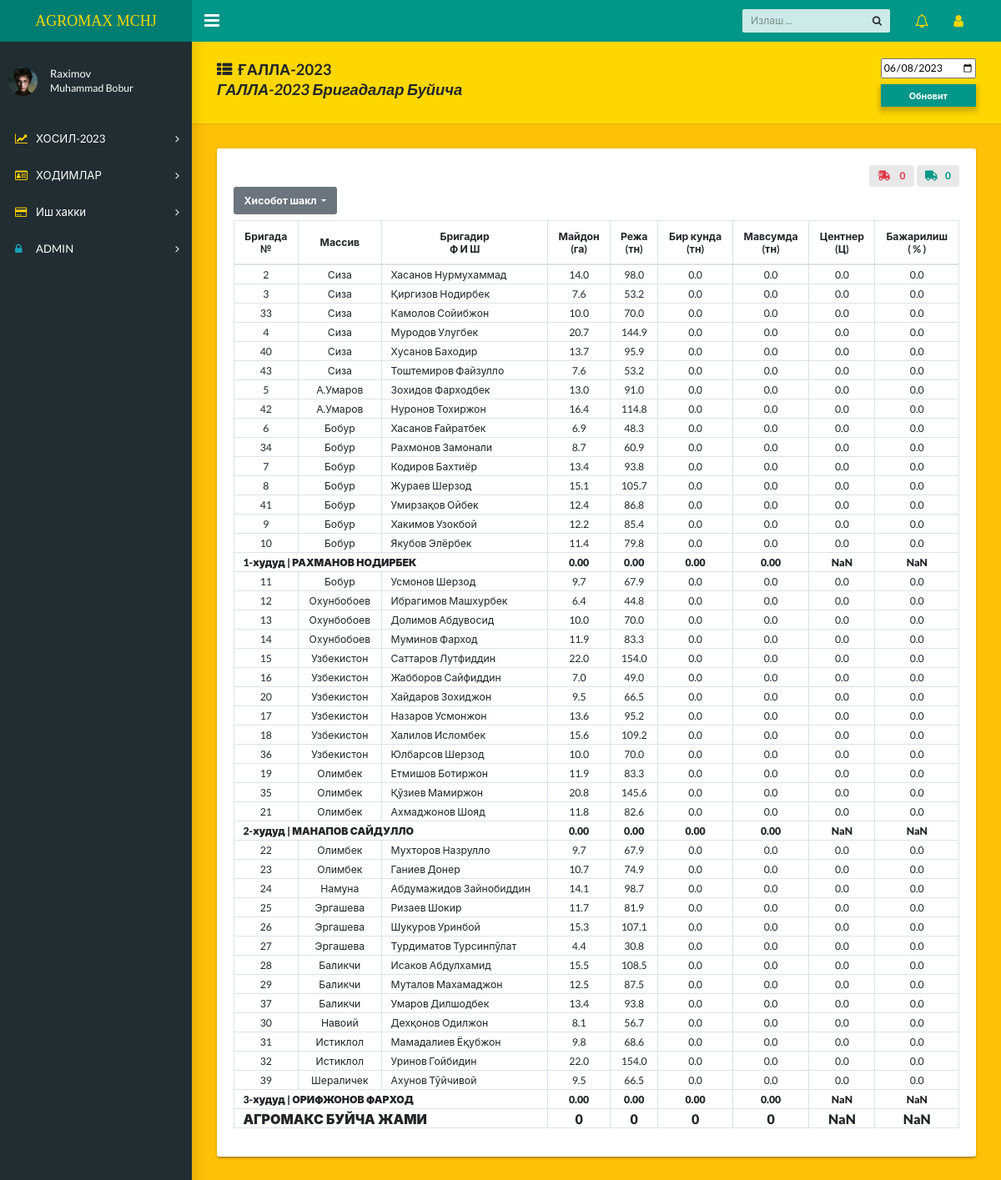
The app's page /galla/ (signed in) with its own data.
### login/models.py (models this page shows, shortened)
class Profile(models.Model):
    user=models.OneToOneField(User,on_delete=models.CASCADE,unique=True)
    firs_name=models.CharField(max_length=20,blank=True,default='ISM')
    last_name=models.CharField(max_length=20,blank=True,default='FAMILYA')
    pic=models.ImageField(upload_to=get_image_path,default='default/avatar.png')
    activate=models.BooleanField(default=False)

### homes/models.py (models this page shows, shortened)
class GBrigada(models.Model):
    br_num=models.CharField(max_length=2)
    massiv=models.ForeignKey('Massiv',on_delete=models.PROTECT)
    hudud=models.ForeignKey('Hudud',on_delete=models.PROTECT)
    brigadir=models.CharField(max_length=30)
    gektar=models.FloatField()
    reja=models.FloatField()

### login/views.py (the view)
# urls.py: path('galla/',galla,name='galla'),
@login_required(login_url='login')
def galla(request):
    date=request.GET.get("date")
    date=datenow(date)
    imzolandi=Galla.objects.filter(imzo=True).count()
    imzosiz=Galla.objects.filter(imzo=False).count()
    br_item_1=item_hudud_G(GBrigada,1)
    birkunda=birkunda_s(GBrigada,1,date)
    hudud_1=zip(br_item_1,birkunda)
    br_itemsm_1=item_hudud_G(GBrigada,1)
    birkundasm=birkunda_s(GBrigada,1,date)
    hududsm_1=zip(br_itemsm_1,birkundasm)
    br_item_2=item_hudud_G(GBrigada,2)
    birkunda=birkunda_s(GBrigada,2,date)
    hudud_2=zip(br_item_2,birkunda)
    br_itemsm_2=item_hudud_G(GBrigada,2)
    birkundasm=birkunda_s(GBrigada,2,date)
    hududsm_2=zip(br_itemsm_2,birkundasm)
    br_item_3=item_hudud_G(GBrigada,3)
    birkunda=birkunda_s(GBrigada,3,date)
    hudud_3=zip(br_item_3,birkunda)
    br_itemsm_3=item_hudud_G(GBrigada,3)
    birkundasm=birkunda_s(GBrigada,3,date)
    hududsm_3=zip(br_itemsm_3,birkunda)
    context={"hudud_1":hudud_1,"hudud_2":hudud_2,"hudud_3":hudud_3,"date":date,
             'hududsm_1':hududsm_1,'hududsm_2':hududsm_2,'hududsm_3':hududsm_3,
             'imzolandi':imzolandi,'imzosiz':imzosiz}
    return render(request,'homes/galla/galla.html',context)

### login/function.py (called while the page is built)
def datenow(date):
    if date is None:
        x=datetime.datetime.now()
        date=x.strftime("%Y-%m-%d")
    else:
        date=date
    return date

def item_hudud_G(obj,num_hudud):
    result=obj.objects.filter(hudud__h_num=num_hudud).annotate(
                        br_sums=Sum(F('galla__sofVazn')/1000.000, output_field=FloatField(),filter=Q(galla__imzo=True)),
                        sent=Sum(F('galla__sofVazn')/F("gektar")/100.000, output_field=FloatField(),filter=Q(galla__imzo=True)),
                        bajarilish=Sum(F('galla__sofVazn')/10.000/F("reja"), output_field=FloatField(),filter=Q(galla__imzo=True))
                    )
    result=result.values("br_sums","br_num","massiv__name","brigadir","gektar","reja","sent","bajarilish",)
    return result

def birkunda_s(obj,num_hudud,date):
    result=obj.objects.filter(hudud__h_num=num_hudud).annotate(
                        birkunda=Sum(F('galla__sofVazn')/1000.000,filter=Q(galla__date=date)&Q(galla__imzo=True), output_field=FloatField()),
                    )
    result=result.values('birkunda')
    return result

### templates/homes/galla/galla.html (shortened to what this page needs)
{% extends 'homes/dashboard.html' %}
{% load static %}
{% block content %}
<main class="app-content bg-warning">
  <div class="app-title" style="background-color: gold;">
    <h4 style="display: block;"><i class="fa fa-th-list pr-2"></i>ҒАЛЛА-2023
      <p>ГАЛЛА-2023 Бригадалар Буйича</p>
    </h4>
    <form action="" method="get" class=" block">
      <input type="date" name="date" id="date" value="{{date}}" >
      <button type="submit" class="btn btn-primary btn-block btn-sm mt-2">Обновит</button>
    </form>
  </div>
  <div class="row">
    <div class="col-lg-12">
      <div class="tile">
        <div class="tile-body">
          <div class="d-flex flex-row-reverse bd-highlight">
            <div class="pl-1 bd-highlight">
            <a href="{% url 'way' %}">
              <div class="ui label text-primary">
                <i class="shipping icon"></i>{{imzolandi}}
              </div>
            </a>
            </div>
            <div class="pl-1 bd-highlight">
              <a href="{% url 'stop' %}">
              <div class="ui label text-danger">
                <i class="shipping fast icon"></i> {{imzosiz}}
              </div>
              </a>
            </div>
          </div>
          </div>
          <div class="table-responsive-lg d-none d-sm-block">
              {% include 'homes/galla/gtable.html' %}
          </div>
        </div>
      </div>
    </div>
</main>
{% endblock %}

### templates/homes/dashboard.html (shortened to what this page needs)
{% load static %}
<!DOCTYPE html>
<html lang="en">
  <head>
    <link rel="stylesheet" href="https://cdnjs.cloudflare.com/ajax/libs/semantic-ui/2.5.0/semantic.min.css" />
    <link rel="stylesheet" type="text/css" href="{% static 'css/main.css' %}">
    <link rel="stylesheet" type="text/css" href="https://maxcdn.bootstrapcdn.com/font-awesome/4.7.0/css/font-awesome.min.css">
  </head>
  <body class="app sidebar-mini">
    <header class="app-header"><a class="app-header__logo" style="color: gold;" href="{% url 'home' %}">AGROMAX MCHJ</a>
      <a class="app-sidebar__toggle" href="#" data-toggle="sidebar" aria-label="Hide Sidebar"></a>
      <ul class="app-nav">
        <li class="app-search">
          <input class="app-search__input" type="search" placeholder="Излаш ...">
          <button class="app-search__button"><i class="fa fa-search"></i></button>
        </li>
        <li class="dropdown"><a class="app-nav__item" href="#" data-toggle="dropdown" aria-label="Show notifications"><i class="fa fa-bell-o fa-lg" style="color: gold;"></i></a>
        </li>
        <li class="dropdown"><a class="app-nav__item" href="#" data-toggle="dropdown" aria-label="Open Profile Menu"><i class="fa fa-user fa-lg" style="color: gold;"></i></a>
        </li>
      </ul>
    </header>
    <aside class="app-sidebar">
      <div class="app-sidebar__user"><img class="app-sidebar__user-avatar ui mini image " src="{{request.user.profile.pic.url}}" alt="User Image">
        <div>
          <p class="app-sidebar__user-name">{{user.profile.firs_name}}
          <p class="app-sidebar__user-designation">{{user.profile.last_name}}</p>
        </div>
      </div>
      <ul class="app-menu">
        <li class="treeview"><a class="app-menu__item" href="#" data-toggle="treeview"><i class="app-menu__icon fa fa-line-chart" style="color: gold;"></i><span class="app-menu__label">ХОСИЛ-2023</span><i class="treeview-indicator fa fa-angle-right"></i></a>
        </li>
        <li class="treeview"><a class="app-menu__item" href="#" data-toggle="treeview"><i class="app-menu__icon fa fa-id-card-o" style="color: gold;"></i><span class="app-menu__label">ХОДИМЛАР</span><i class="treeview-indicator fa fa-angle-right"></i></a>
        </li>
        <li class="treeview"><a class="app-menu__item" href="#" data-toggle="treeview"><i class="app-menu__icon fa fa-credit-card " style="color: gold;"></i><span class="app-menu__label">Иш хакки</span><i class="treeview-indicator fa fa-angle-right"></i></a>
        </li>
        <li class="treeview"><a class="app-menu__item" href="#" data-toggle="treeview"><i class="app-menu__icon fa fa-lock text-info"></i><span class="app-menu__label">ADMIN</span><i class="treeview-indicator fa fa-angle-right"></i></a>
        </li>
      </ul>
    </aside>
    {% block content %}
    {% endblock %}
  </body>
</html>

### templates/homes/galla/gtable.html
{% include 'homes/dropdown.html' %}
<table class="table table-bordered" style="line-height: 1px;">
    <thead class="text-center" style="font-weight:900 ; line-height: 15px;">
    <tr >
        <th class="align-middle">Бригада <br> №</th>
        <th class="align-middle">Массив</th>
        <th scope="col"  class="align-middle">Бригадир <br> Ф И Ш</th>
        <th class="align-middle">Майдон <br> (га)</th>
        <th class="align-middle">Режа <br>(тн)</th>
        <th class="align-middle">Бир кунда <br>(тн)</th>
        <th class="align-middle">Мавсумда <br>(тн)</th>
        <th class="align-middle">Центнер <br>(Ц)</th>
        <th class="align-middle">Бажарилиш <br>( % )</th>
    </tr>
    </thead>
    <tbody style="line-height: 1px;" class="text-center">
        {% for i,j in hudud_1 %}
        <tr>
            <td>{{i.br_num}}</td>
            <td>{{i.massiv__name}}</td>
            <td class="text-left">{{i.brigadir}}</td>
            <td class="gektar_1">{{i.gektar}}</td>
            <td class="reja_1">{{i.reja}}</td>
            <td class="birkunda_1" >{{j.birkunda|default_if_none:"0"|floatformat:1}}</td>
            <td class="mavsumda_1">{{i.br_sums|default_if_none:"0"|floatformat:1}}</td>
            <td class="sentner_1" >{{i.sent|default_if_none:"0"|floatformat:1}}</td>
            <td class="bajarilish_1">{{i.bajarilish|default_if_none:"0"|floatformat:1}}</td>
        </tr>
        {% endfor %}
        <tr  style="font-weight:900 ;">
            <td colspan="3" class="text-left">1-худуд | РАХМАНОВ НОДИРБЕК </td>
            <td id="psumg1"></td>
            <td id="psumg2"></td>
            <td id="psumg3"></td>
            <td id="psumg4"></td>
            <td id="psumg5"></td>
            <td id="psumg6" ></td>
        </tr>
        {% for i,j in hudud_2 %}
        <tr>
            <td>{{i.br_num}}</td>
            <td>{{i.massiv__name}}</td>
            <td class="text-left">{{i.brigadir}}</td>
            <td class="gektar_2">{{i.gektar}}</td>
            <td class="reja_2">{{i.reja}}</td>
            <td class="birkunda_2" >{{j.birkunda|default_if_none:"0"|floatformat:1}}</td>
            <td class="mavsumda_2">{{i.br_sums|default_if_none:"0"|floatformat:1}}</td>
            <td class="sentner_2" >{{i.sent|default_if_none:"0"|floatformat:1}}</td>
            <td class="bajarilish_2">{{i.bajarilish|default_if_none:"0"|floatformat:1}}</td>
        </tr>
        {% endfor %}
        <tr  style="font-weight:900 ;">
            <td colspan="3" class="text-left">2-худуд | МАНАПОВ САЙДУЛЛО </td>
            <td id="psumg7"></td>
            <td id="psumg8"></td>
            <td id="psumg9"></td>
            <td id="psumg10"></td>
            <td id="psumg11"></td>
            <td id="psumg12" ></td>
        </tr>
        {% for i,j in hudud_3 %}
        <tr>
            <td>{{i.br_num}}</td>
            <td>{{i.massiv__name}}</td>
            <td class="text-left">{{i.brigadir}}</td>
            <td class="gektar_3">{{i.gektar}}</td>
            <td class="reja_3">{{i.reja}}</td>
            <td class="birkunda_3" >{{j.birkunda|default_if_none:"0"|floatformat:1}}</td>
            <td class="mavsumda_3">{{i.br_sums|default_if_none:"0"|floatformat:1}}</td>
            <td class="sentner_3" >{{i.sent|default_if_none:"0"|floatformat:1}}</td>
            <td class="bajarilish_3">{{i.bajarilish|default_if_none:"0"|floatformat:1}}</td>
        </tr>
        {% endfor %}
        <tr style="font-weight:900 ;">
            <td colspan="3" class="text-left">3-худуд | ОРИФЖОНОВ ФАРХОД </td>
            <td id="psumg13"></td>
            <td id="psumg14"></td>
            <td id="psumg15"></td>
            <td id="psumg16"></td>
            <td id="psumg17"></td>
            <td id="psumg18" ></td>
        </tr>
        <tr style="font-weight:900 ;font-size:16px ;">
            <td colspan="3" class="text-left">АГРОМАКС БУЙЧА ЖАМИ</td>
            <td id="psumg19"></td>
            <td id="psumg20"></td>
            <td id="psumg21"></td>
            <td id="psumg22"></td>
            <td id="psumg23"></td>
            <td id="psumg24" ></td>
        </tr>
    </tbody>
  </table>

### records on screen
GBrigada: br_num "2", massiv__name "Сиза", brigadir "Хасанов Нурмухаммад", gektar "14.0", reja "98.0", birkunda "0.0", br_sums "0.0", sent "0.0", bajarilish "0.0"
GBrigada: br_num "3", massiv__name "Сиза", brigadir "Қиргизов Нодирбек", gektar "7.6", reja "53.2", birkunda "0.0", br_sums "0.0", sent "0.0", bajarilish "0.0"
GBrigada: br_num "33", massiv__name "Сиза", brigadir "Камолов Сойибжон", gektar "10.0", reja "70.0", birkunda "0.0", br_sums "0.0", sent "0.0", bajarilish "0.0"
GBrigada: br_num "4", massiv__name "Сиза", brigadir "Муродов Улугбек", gektar "20.7", reja "144.9", birkunda "0.0", br_sums "0.0", sent "0.0", bajarilish "0.0"
GBrigada: br_num "40", massiv__name "Сиза", brigadir "Хусанов Баходир", gektar "13.7", reja "95.9", birkunda "0.0", br_sums "0.0", sent "0.0", bajarilish "0.0"
GBrigada: br_num "43", massiv__name "Сиза", brigadir "Тоштемиров Файзулло", gektar "7.6", reja "53.2", birkunda "0.0", br_sums "0.0", sent "0.0", bajarilish "0.0"
GBrigada: br_num "5", massiv__name "А.Умаров", brigadir "Зохидов Фарходбек", gektar "13.0", reja "91.0", birkunda "0.0", br_sums "0.0", sent "0.0", bajarilish "0.0"
GBrigada: br_num "42", massiv__name "А.Умаров", brigadir "Нуронов Тохиржон", gektar "16.4", reja "114.8", birkunda "0.0", br_sums "0.0", sent "0.0", bajarilish "0.0"
GBrigada: br_num "6", massiv__name "Бобур", brigadir "Хасанов Ғайратбек", gektar "6.9", reja "48.3", birkunda "0.0", br_sums "0.0", sent "0.0", bajarilish "0.0"
GBrigada: br_num "34", massiv__name "Бобур", brigadir "Рахмонов Замонали", gektar "8.7", reja "60.9", birkunda "0.0", br_sums "0.0", sent "0.0", bajarilish "0.0"
GBrigada: br_num "7", massiv__name "Бобур", brigadir "Кодиров Бахтиёр", gektar "13.4", reja "93.8", birkunda "0.0", br_sums "0.0", sent "0.0", bajarilish "0.0"
GBrigada: br_num "8", massiv__name "Бобур", brigadir "Жураев Шерзод", gektar "15.1", reja "105.7", birkunda "0.0", br_sums "0.0", sent "0.0", bajarilish "0.0"
GBrigada: br_num "41", massiv__name "Бобур", brigadir "Умирзақов Ойбек", gektar "12.4", reja "86.8", birkunda "0.0", br_sums "0.0", sent "0.0", bajarilish "0.0"
GBrigada: br_num "9", massiv__name "Бобур", brigadir "Хакимов Узокбой", gektar "12.2", reja "85.4", birkunda "0.0", br_sums "0.0", sent "0.0", bajarilish "0.0"
GBrigada: br_num "10", massiv__name "Бобур", brigadir "Якубов Элёрбек", gektar "11.4", reja "79.8", birkunda "0.0", br_sums "0.0", sent "0.0", bajarilish "0.0"
GBrigada: br_num "11", massiv__name "Бобур", brigadir "Усмонов Шерзод", gektar "9.7", reja "67.9", birkunda "0.0", br_sums "0.0", sent "0.0", bajarilish "0.0"
GBrigada: br_num "12", massiv__name "Охунбобоев", brigadir "Ибрагимов Машхурбек", gektar "6.4", reja "44.8", birkunda "0.0", br_sums "0.0", sent "0.0", bajarilish "0.0"
GBrigada: br_num "13", massiv__name "Охунбобоев", brigadir "Долимов Абдувосид", gektar "10.0", reja "70.0", birkunda "0.0", br_sums "0.0", sent "0.0", bajarilish "0.0"
GBrigada: br_num "14", massiv__name "Охунбобоев", brigadir "Муминов Фарход", gektar "11.9", reja "83.3", birkunda "0.0", br_sums "0.0", sent "0.0", bajarilish "0.0"
GBrigada: br_num "15", massiv__name "Узбекистон", brigadir "Саттаров Лутфиддин", gektar "22.0", reja "154.0", birkunda "0.0", br_sums "0.0", sent "0.0", bajarilish "0.0"
GBrigada: br_num "16", massiv__name "Узбекистон", brigadir "Жабборов Сайфиддин", gektar "7.0", reja "49.0", birkunda "0.0", br_sums "0.0", sent "0.0", bajarilish "0.0"
GBrigada: br_num "20", massiv__name "Узбекистон", brigadir "Хайдаров Зохиджон", gektar "9.5", reja "66.5", birkunda "0.0", br_sums "0.0", sent "0.0", bajarilish "0.0"
GBrigada: br_num "17", massiv__name "Узбекистон", brigadir "Назаров Усмонжон", gektar "13.6", reja "95.2", birkunda "0.0", br_sums "0.0", sent "0.0", bajarilish "0.0"
GBrigada: br_num "18", massiv__name "Узбекистон", brigadir "Халилов Исломбек", gektar "15.6", reja "109.2", birkunda "0.0", br_sums "0.0", sent "0.0", bajarilish "0.0"
GBrigada: br_num "36", massiv__name "Узбекистон", brigadir "Юлбарсов Шерзод", gektar "10.0", reja "70.0", birkunda "0.0", br_sums "0.0", sent "0.0", bajarilish "0.0"
GBrigada: br_num "19", massiv__name "Олимбек", brigadir "Етмишов Ботиржон", gektar "11.9", reja "83.3", birkunda "0.0", br_sums "0.0", sent "0.0", bajarilish "0.0"
GBrigada: br_num "35", massiv__name "Олимбек", brigadir "Қўзиев Мамиржон", gektar "20.8", reja "145.6", birkunda "0.0", br_sums "0.0", sent "0.0", bajarilish "0.0"
GBrigada: br_num "21", massiv__name "Олимбек", brigadir "Ахмаджонов Шояд", gektar "11.8", reja "82.6", birkunda "0.0", br_sums "0.0", sent "0.0", bajarilish "0.0"
GBrigada: br_num "22", massiv__name "Олимбек", brigadir "Мухторов Назрулло", gektar "9.7", reja "67.9", birkunda "0.0", br_sums "0.0", sent "0.0", bajarilish "0.0"
GBrigada: br_num "23", massiv__name "Олимбек", brigadir "Ганиев Донер", gektar "10.7", reja "74.9", birkunda "0.0", br_sums "0.0", sent "0.0", bajarilish "0.0"
GBrigada: br_num "24", massiv__name "Намуна", brigadir "Абдумажидов Зайнобиддин", gektar "14.1", reja "98.7", birkunda "0.0", br_sums "0.0", sent "0.0", bajarilish "0.0"
GBrigada: br_num "25", massiv__name "Эргашева", brigadir "Ризаев Шокир", gektar "11.7", reja "81.9", birkunda "0.0", br_sums "0.0", sent "0.0", bajarilish "0.0"
GBrigada: br_num "26", massiv__name "Эргашева", brigadir "Шукуров Уринбой", gektar "15.3", reja "107.1", birkunda "0.0", br_sums "0.0", sent "0.0", bajarilish "0.0"
GBrigada: br_num "27", massiv__name "Эргашева", brigadir "Турдиматов Турсинпўлат", gektar "4.4", reja "30.8", birkunda "0.0", br_sums "0.0", sent "0.0", bajarilish "0.0"
GBrigada: br_num "28", massiv__name "Баликчи", brigadir "Исаков Абдулхамид", gektar "15.5", reja "108.5", birkunda "0.0", br_sums "0.0", sent "0.0", bajarilish "0.0"
GBrigada: br_num "29", massiv__name "Баликчи", brigadir "Муталов Махамаджон", gektar "12.5", reja "87.5", birkunda "0.0", br_sums "0.0", sent "0.0", bajarilish "0.0"
GBrigada: br_num "37", massiv__name "Баликчи", brigadir "Умаров Дилшодбек", gektar "13.4", reja "93.8", birkunda "0.0", br_sums "0.0", sent "0.0", bajarilish "0.0"
GBrigada: br_num "30", massiv__name "Навоий", brigadir "Дехқонов Одилжон", gektar "8.1", reja "56.7", birkunda "0.0", br_sums "0.0", sent "0.0", bajarilish "0.0"
GBrigada: br_num "31", massiv__name "Истиклол", brigadir "Мамадалиев Ёқубжон", gektar "9.8", reja "68.6", birkunda "0.0", br_sums "0.0", sent "0.0", bajarilish "0.0"
GBrigada: br_num "32", massiv__name "Истиклол", brigadir "Уринов Гойбидин", gektar "22.0", reja "154.0", birkunda "0.0", br_sums "0.0", sent "0.0", bajarilish "0.0"
GBrigada: br_num "39", massiv__name "Шераличек", brigadir "Ахунов Тўйчивой", gektar "9.5", reja "66.5", birkunda "0.0", br_sums "0.0", sent "0.0", bajarilish "0.0"

### other values on screen
{{ user.profile.firs_name }} "Raximov"
{{ user.profile.last_name }} "Muhammad Bobur"
{{ imzolandi }} "0"
{{ imzosiz }} "0"
